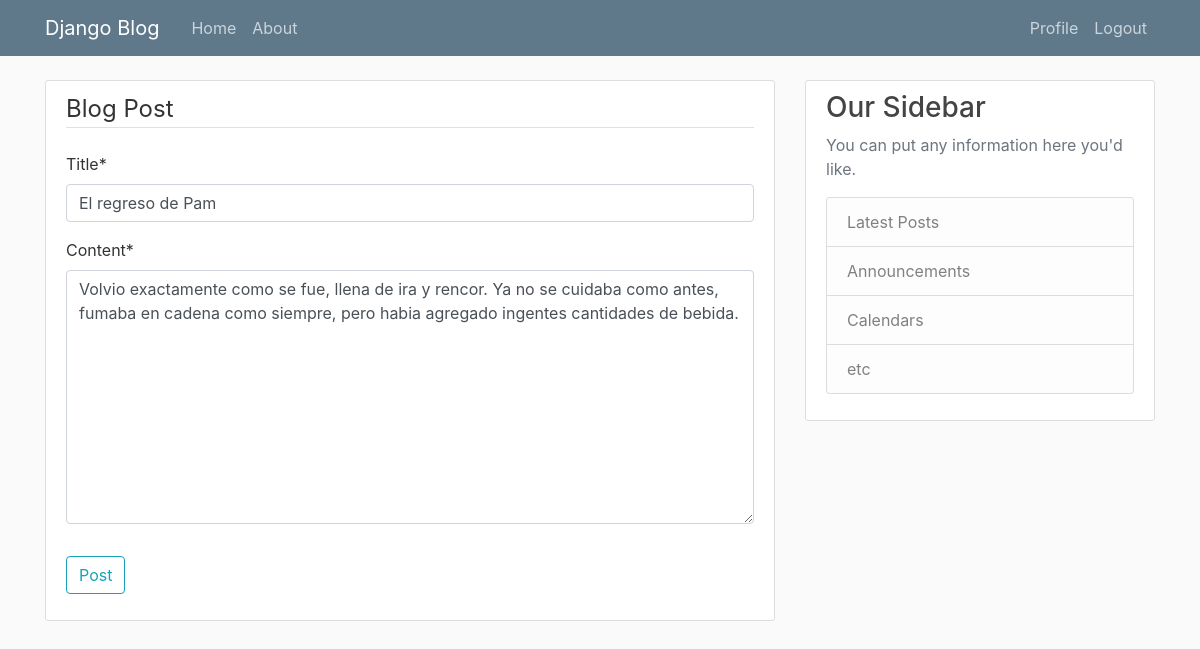
/post/3/update (signed in), run on the app's committed database.
### blog/models.py (models this page shows, shortened)
class Post(models.Model):
    title = models.CharField(max_length=100)
    content = models.TextField()
    date_posted = models.DateTimeField(default=timezone.now)
    author = models.ForeignKey(User, on_delete=models.CASCADE)

### blog/views.py (the view, shortened to what this page needs)
# urls.py: path('post/<int:pk>/update', PostUpdateView.as_view(), name='post-editar'),
class PostUpdateView(LoginRequiredMixin, UserPassesTestMixin, UpdateView):
    model = Post
    fields = ['title', 'content']
    def test_func(self):
        post = self.get_object()
        if self.request.user == post.author:
            return True
        return False

### blog/templates/blog/post_form.html (shortened to what this page needs)
{% extends "blog/base.html" %}
{% load crispy_forms_tags %}
{% block contenido %}
    <div class="content-section">
        <form method="post">
            <fieldset class="form-group">
                <legend class="border-bottom mb-4">Blog Post</legend>
                {{ form|crispy }}
            </fieldset>
            <div class="form-group">
                <button class="btn btn-outline-info" type="submit">Post</button>
            </div>
        </form>
    </div>
{% endblock contenido %}

### blog/static/blog/main.css (style rules this page uses)
body { background: #fafafa; color: #333333; margin-top: 5rem; }
.content-section { background: #ffffff; padding: 10px 20px; border: 1px solid #dddddd; border-radius: 3px; margin-bottom: 20px; }

### data on the page
Post: title "El regreso de Pam", content "Volvio exactamente como se fue, llena de ira y rencor. Ya no se cuidaba como antes, fumaba en cadena como siempre, pero habia agregado ingentes cantidades de bebida."
